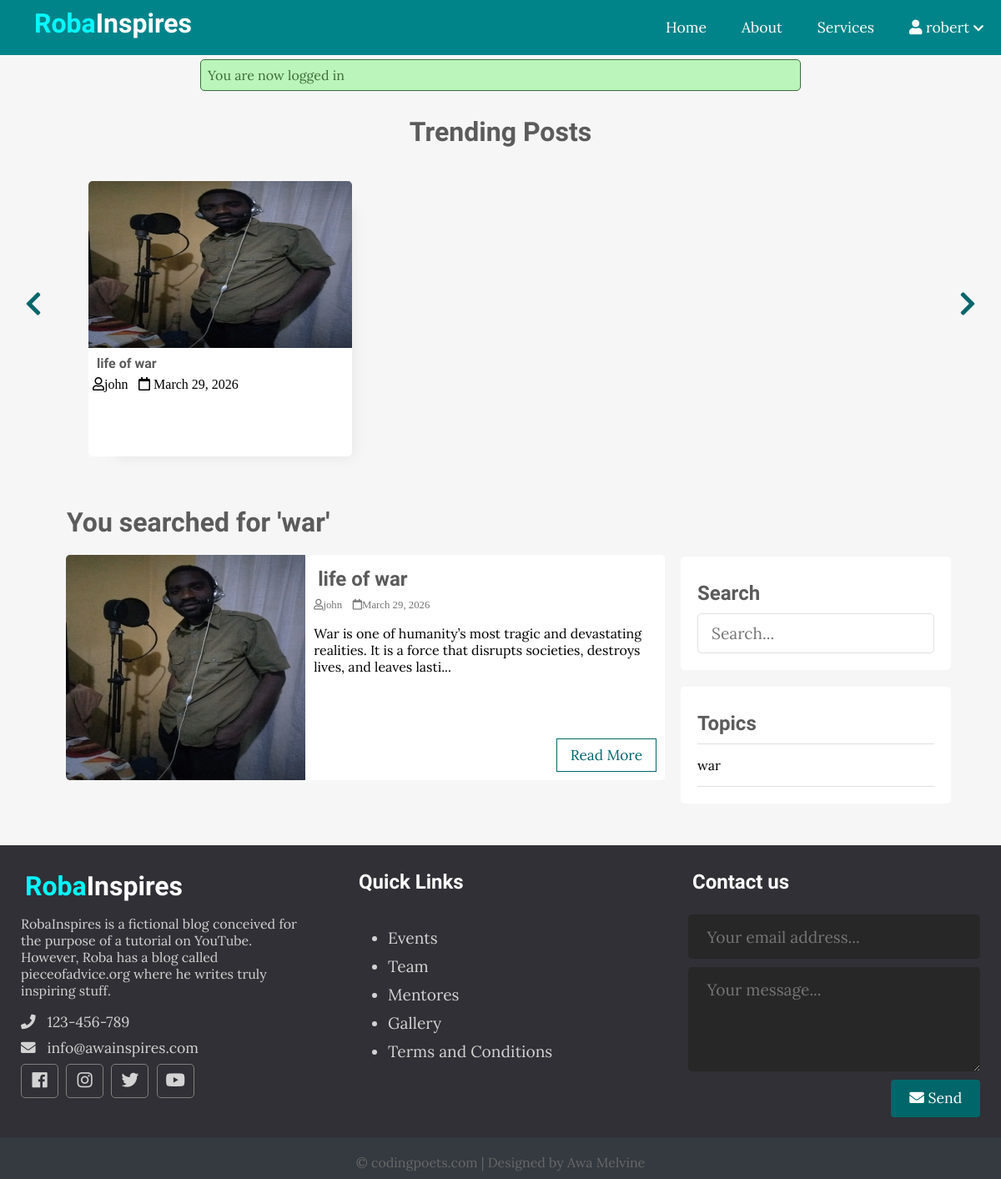
Page /index.php?t_id=18&name=war (signed in) on the committed database.
### tables this page shows
CREATE TABLE `post` (
  `id` int(11) NOT NULL,
  `user_id` int(11) NOT NULL,
  `topic_id` int(11) DEFAULT NULL,
  `title` varchar(255) NOT NULL,
  `image` varchar(255) DEFAULT NULL,
  `body` text NOT NULL,
  `publish` tinyint(1) DEFAULT 0,
  `created_at` datetime NOT NULL DEFAULT current_timestamp()
);

CREATE TABLE `users` (
  `id` int(11) NOT NULL,
  `admin` tinyint(4) NOT NULL,
  `username` varchar(255) NOT NULL,
  `email` varchar(255) NOT NULL,
  `password` varchar(255) NOT NULL,
  `created_at` timestamp NOT NULL DEFAULT current_timestamp(),
  `role` varchar(10) DEFAULT 'user'
);

CREATE TABLE `topics` (
  `id` int(11) NOT NULL,
  `name` varchar(100) NOT NULL,
  `description` text NOT NULL
);

### app/database/db.php (called while the page is built, shortened)
<?php
require('conn.php');
function executeQuery($sql,$data){
    global $conn;
    $stmt=$conn->prepare($sql);
    $values=array_values($data);
    $types=str_repeat('s',count($values));
    $stmt->bind_param($types,...$values);
    $stmt->execute();
    return $stmt;
}
function selectAll($table,$conditions = []){
global $conn;
$sql="SELECT * FROM  $table";
if (empty($conditions)) {
    $stmt=$conn->prepare($sql);
    $stmt->execute();
    $records=$stmt->get_result()->fetch_all(MYSQLI_ASSOC);
    return $records;
}
}
function getPostTopics($topic_id){
    $sql = "SELECT p.*, u.username
            FROM post AS p
            JOIN users AS u ON p.user_id = u.id
            WHERE p.publish = ? AND topic_id=?" ;
    $stmt = executeQuery($sql, [1, $topic_id]);
    $records = $stmt->get_result()->fetch_all(MYSQLI_ASSOC);
    return $records;
}

### app/controllers/post.php (called while the page is built, shortened)
<?php
include(ROOT_PATH . '/app/database/db.php');
$topics=selectAll('topics');

### index.php (the view, shortened to what this page needs)
<?php
include(ROOT_PATH . '/app/controllers/post.php');
$posts=array();
$postTitle='Recent Post';
$topics=selectAll('topics');
if (isset($_GET['t_id'])) {
  $posts=getPostTopics($_GET['t_id']);
  $postTitle="You searched for '" . $_GET['name']."'";
}else if (isset($_POST['search-term'])) {
  $postTitle="You searched for '" . $_POST['search-term']."'";
  $posts=searchPost($_POST['search-term']);
}else{
$posts=getPublishPost();
}
?>
<!DOCTYPE html>
<html lang="en">
<head>
  <link rel="stylesheet" href="https://use.fontawesome.com/releases/v5.7.2/css/all.css"
>
  <link rel="stylesheet" href="asset/css/style.css">
</head>
<body>
  <?php include(ROOT_PATH . '/app/includes/header.php'); ?>
  <?php include(ROOT_PATH . '/app/includes/message.php'); ?>
  <div class="page-wrapper">
    <div class="post-slider">
      <h1 class="slider-title">Trending Posts</h1>
      <i class="fas fa-chevron-left prev"></i>
      <i class="fas fa-chevron-right next"></i>
      <div class="post-wrapper">
  <?php foreach ($posts as $post): ?>
  <div class="post">
    <img src="<?php echo BASE_URL . '/asset/images/' . $post['image']; ?>" alt="" class="slider-image">
    <div class="post-info">
      <h4>
        <a href="single.php?id=<?php echo $post['id']; ?>">
          <?php echo $post['title']; ?>
        </a>
      </h4>
      <i class="far fa-user"><?php echo $post['username'];?></i>
      <i class="far fa-calendar">
        <?php echo date('F j, Y', strtotime($post['created_at'])); ?>
      </i>
    </div>
  </div>
<?php endforeach; ?>
      </div>
    </div>
    <div class="content clearfix">
      <div class="main-content">
        <h1 class="recent-post-title"><?php echo $postTitle;?></h1>
          <?php foreach ($posts as $key => $post):?>
              <div class="post clearfix">
                <img src="<?php echo BASE_URL . '/asset/images/' . $post['image']; ?>" alt="" class="post-image">
                <div class="post-preview">
                  <h2><a href="single.php?id=<?php echo $post['id']; ?>"> <?php echo $post['title']; ?></a></h2>
                  <i class="far fa-user"><?php echo $post['username'];?></i>
                  <i class="far fa-calendar"><?php echo date('F j, Y', strtotime($post['created_at'])); ?></i>
                  <p class="preview-text">
                    <?php echo html_entity_decode(substr($post['body'],0,150) . '...')?>
                  </p>
                  <a href="single.php?id=<?php echo $post['id']; ?>" class="btn read-more">Read More</a>
                </div>
              </div>
          <?php endforeach;?>
      </div>
      <div class="sidebar">
        <div class="section search">
          <h2 class="section-title">Search</h2>
          <form action="index.php" method="post">
            <input type="text" name="search-term" class="text-input" placeholder="Search...">
          </form>
        </div>
        <div class="section topics">
          <h2 class="section-title">Topics</h2>
          <ul>
            <?php foreach ($topics as $key => $topic):?>
              <li>
                  <a href="<?php echo BASE_URL . '/index.php?t_id=' . $topic['id'] . '&name=' . urlencode($topic['name']); ?>">
                    <?php echo $topic['name']; ?>
                  </a>
            </li>
            <?php endforeach;?>
          </ul>
        </div>
      </div>
    </div>
  </div>
  <?php include("app/includes/footer.php")?>
</body>
</html>

### asset/css/style.css (style rules this page uses)
* { box-sizing: border-box }
html, body { height: 100%; padding: 0px; margin: 0px; background: #f6f6f6; font-family: 'Lora', serif; }
h1, h2, h3, h4, h5, h6 { font-family: 'Candal', serif; color: #5c5b5b; margin: 5px; }
a { text-decoration: none; color: inherit; }
.clearfix::after { content: ''; display: block; clear: both; }
.btn { padding: .5rem 1rem; background: #006669; color: white; border: 1px solid transparent; border-radius: .25rem; font-size: 1.08em; font-family: 'Lora', serif; }
.text-input { padding: .7rem 1rem; display: block; width: 100%; border-radius: 5px; border: 1px solid #e0e0e0; outline: none; color: #444; line-height: 1.5rem; font-size: 1.2em; font-family: 'Lora', serif; }
.page-wrapper { min-height: 100%; }
.post-slider { position: relative; }
.post-slider .slider-title { text-align: center; margin: 30px auto; }
.post-slider .next { position: absolute; top: 50%; right: 30px; font-size: 2em; color: #006669; cursor: pointer; }
.post-slider .prev { position: absolute; top: 50%; left: 30px; font-size: 2em; color: #006669; cursor: pointer; }
.post-slider .post-wrapper { width: 84%; height: 350px; margin: 0px auto; overflow: hidden; padding: 10px 0px 10px 0px; }
.post-slider .post-wrapper .post { width: 300px; height: 330px; margin: 0px 10px; display: inline-block; background: white; border-radius: 5px; box-shadow: 1rem 1rem 1rem -1rem #a0a0a033; }
.post-slider .post-wrapper .post .post-info { height: 130px; padding: 0px 5px; }
.post-slider .post-wrapper .post .slider-image { width: 100%; height: 200px; border-top-left-radius: 5px; border-top-right-radius: 5px; }
.content { width: 90%; margin: 30px auto 30px; }
.content .main-content { width: 70%; float: left; }
.content .main-content .post { width: 95%; height: 270px; margin: 20px auto; border-radius: 5px; background: white; position: relative; }
.content .main-content .post .post-preview i { color: #757575; font-size: .8em; }
.content .main-content .post .preview-text { line-height: 1.5em; font-size: 1.03em; color: #444; }
.content .main-content .post .read-more { position: absolute; bottom: 10px; right: 10px; border: 1px solid #006669; background: transparent; border-radius: 0px; color: #006669 !important; }
.content .main-content .post .post-image { width: 40%; height: 100%; float: left; border-top-left-radius: 5px; border-bottom-left-radius: 5px; }
.content .main-content .post .post-preview { width: 60%; padding: 10px; float: right; }
.content .main-content .recent-post-title { margin: 20px; }
.content .sidebar { width: 30%; float: left; }
.content .sidebar .section { background: white; padding: 20px; border-radius: 5px; margin-bottom: 20px; }
.content .sidebar .section .section-title { margin: 10px 0px 10px 0px; }
.content .sidebar .section.search { margin-top: 80px; }
.content .sidebar .section.topics ul { margin: 0px; padding: 0px; list-style: none; border-top: 1px solid #e0e0e0; }
.content .sidebar .section.topics ul li a { display: block; padding: 15px 0px 15px 0px; border-bottom: 1px solid #e0e0e0; transition: all 0.3s; }

### rows in the picture
post: image (picture), title "life of war", user.username "john", created_at "March 29, 2026", body "War is one of humanity’s most tragic and devastating realities. It is a force that disrupts societies, destroys lives, and leaves lasti..."
topics: name "war"

### other values in the picture
$_SESSION['username'] "robert"
$_SESSION['message'] "You are now logged in"
$postTitle "You searched for 'war'"
